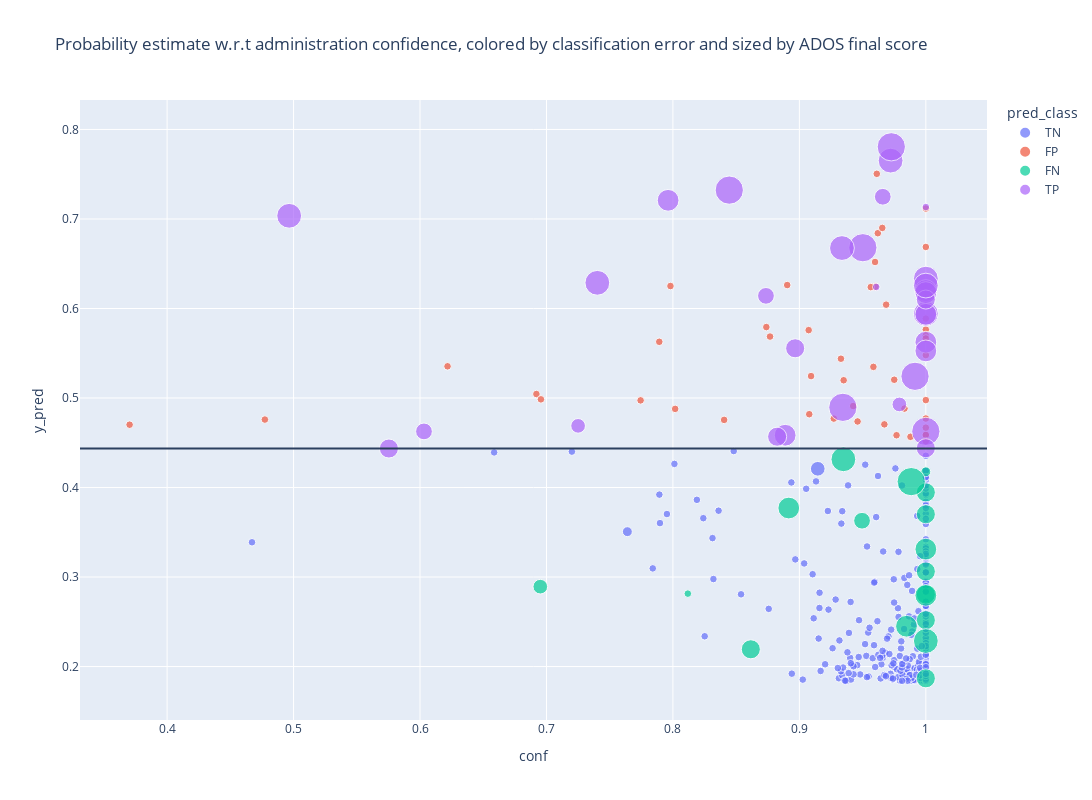
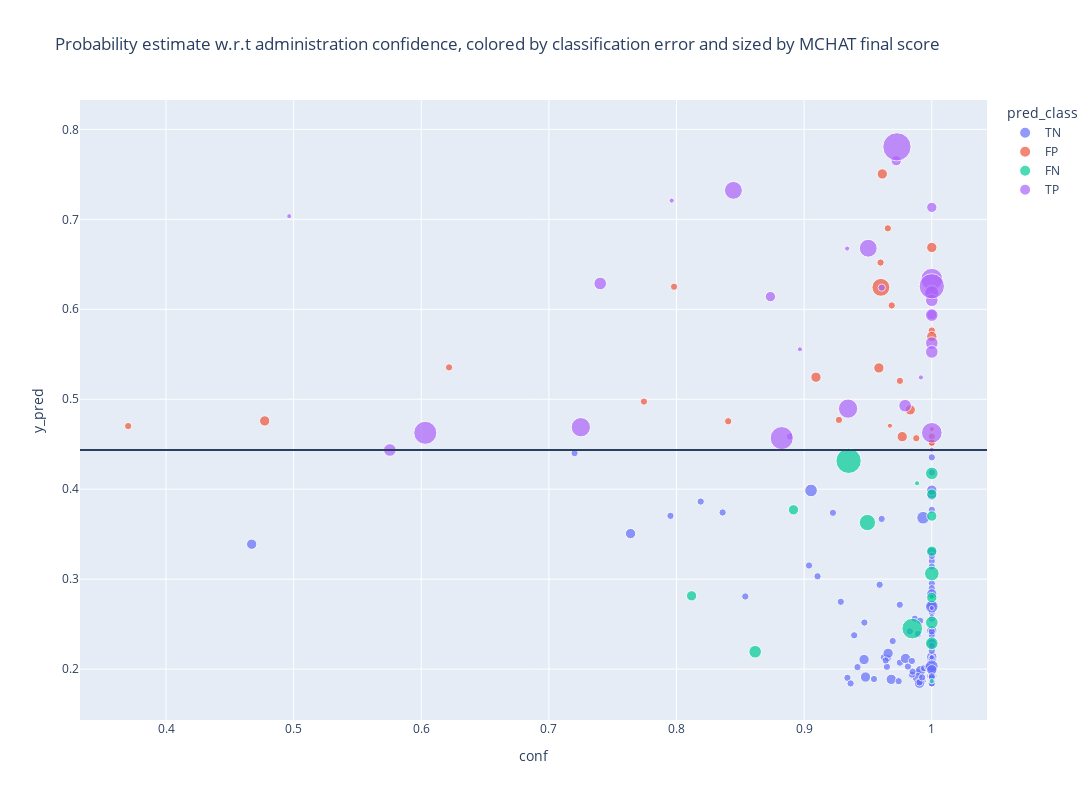

Notebook source saved alongside these figures, in order:
### Code cell
import plotly.express as px
df_to_plot = pd.DataFrame({'conf': exp.predictions_df['conf'].to_numpy(),
                           'y_pred': exp.predictions_df['y_pred'].to_numpy(),
                           'pred_class': exp.predictions_df['pred_class'].to_numpy(),
                           'diagnosis': exp.dataset.df['diagnosis'].to_numpy(),
                           'ados_total': exp.dataset.df['ados_total'].replace({np.nan: -1}).to_numpy(),
                           'ados_total_size': exp.dataset.df['ados_total'].apply(lambda x: 1 if np.isnan(x) else 1.3**x).to_numpy(),
                           'mchat_final': exp.dataset.df['mchat_final'].replace({np.nan: 0.5}).to_numpy(),
                           'mchat_final_size': exp.dataset.df['mchat_final'].apply(lambda x: .5 if np.isnan(x) else 1.2**x).to_numpy(),
                           # This is a proxy for whether there were strong effects among the features of that participants, or sailance
                           'norm_asbsolute_shap_values': np.abs(general_shap_values).sum(axis=1), 
                           # This is a proxy for the maximum saillant behavior
                           'max_relative_effect': (np.abs(general_shap_values) / (1e-10 + np.abs(general_shap_values).max(axis=0))).max(axis=1),
                           'id': exp.dataset.df['id'].to_numpy(),
                           'pred_class': exp.predictions_df['pred_class'].to_numpy(),
                           'size': np.ones(467)*1,
                           
                          }).round(5)

fig = px.scatter(df_to_plot, x="conf", y="y_pred", log_x=False, color='pred_class', size='ados_total_size',
                 hover_name="id", hover_data=["y_pred", "conf", "ados_total", "mchat_final", 'max_relative_effect', 'norm_asbsolute_shap_values'], 
                 title="Probability estimate w.r.t administration confidence, colored by classification error and sized by ADOS final score", width=1500, height = 800)
fig.add_hline(y=exp.optimal_threshold)
fig.show()

fig = px.scatter(df_to_plot, x="conf", y="y_pred", log_x=False, color='pred_class', size='mchat_final',
                 hover_name="id", hover_data=["y_pred", "conf", "ados_total", "mchat_final", 'max_relative_effect', 'norm_asbsolute_shap_values'], 
                 title="Probability estimate w.r.t administration confidence, colored by classification error and sized by MCHAT final score", width=1500, height = 800)
fig.add_hline(y=exp.optimal_threshold)
fig.show()

### Figure 1 — Plotly figure (JSON) as saved in the notebook; plotly's stock layout.template omitted (floating-point values rounded to 4 significant figures; data arrays with more than 128 entries replaced by an {"elided": "..."} marker saying what was removed)
{"data": [{"customdata": {"elided": "367x4 float values"}, "hovertemplate": "<b>%{hovertext}</b><br><br>pred_class=TN<br>conf=%{x}<br>y_pred=%{y}<br>ados_total_size=%{marker.size}<br>ados_total=%{customdata[0]}<br>mchat_final=%{customdata[1]}<br>max_relative_effect=%{customdata[2]}<br>norm_asbsolute_shap_values=%{customdata[3]}<extra></extra>", "hovertext": {"elided": "367 str values"}, "legendgroup": "TN", "marker": {"color": "#636efa", "size": {"elided": "367 float values"}, "sizemode": "area", "sizeref": 0.03446, "symbol": "circle"}, "mode": "markers", "name": "TN", "orientation": "v", "showlegend": true, "type": "scatter", "x": {"elided": "367 float values"}, "xaxis": "x", "y": {"elided": "367 float values"}, "yaxis": "y"}, {"customdata": {"elided": "50x4 float values"}, "hovertemplate": "<b>%{hovertext}</b><br><br>pred_class=FP<br>conf=%{x}<br>y_pred=%{y}<br>ados_total_size=%{marker.size}<br>ados_total=%{customdata[0]}<br>mchat_final=%{customdata[1]}<br>max_relative_effect=%{customdata[2]}<br>norm_asbsolute_shap_values=%{customdata[3]}<extra></extra>", "hovertext": ["810044", "810045", "810086", "810093", "810101", "810137", "810153", "810160", "810178", "810185", "810205", "810206", "810283", "810292", "810312", "810319", "810735", "810943", "811024", "811035", "811118", "811215", "811277", "811304", "811333", "811581", "811646", "811723", "811873", "811918", "812010", "812059", "812080", "812618", "850062", "850113", "850115", "850121", "850137", "850182", "850218", "850219", "850458", "850710", "850714", "850931", "850967", "850997", "851150", "910078"], "legendgroup": "FP", "marker": {"color": "#EF553B", "size": [1, 1, 1, 1, 1, 1, 1, 1, 1, 1, 1, 1, 1, 1, 1, 1, 1, 1, 1, 1, 1, 1, 1, 1, 1, 1, 1, 1, 1, 1, 1, 1, 1, 1, 1, 1, 1, 1, 1, 1, 1, 1, 1, 1, 1, 1, 1, 1, 1, 1], "sizemode": "area", "sizeref": 0.03446, "symbol": "circle"}, "mode": "markers", "name": "FP", "orientation": "v", "showlegend": true, "type": "scatter", "x": [0.9672, 0.9831, 0.8904, 0.692, 0.7892, 1, 0.9598, 0.8768, 0.8018, 1, 0.9078, 0.9073, 0.9426, 0.8739, 0.9329, 0.9601, 1, 0.9565, 0.6218, 0.9686, 1, 1, 0.9585, 0.4773, 0.962, 1, 1, 0.9768, 0.9092, 1, 0.7981, 0.3703, 0.975, 1, 1, 0.6956, 1, 0.9878, 0.8405, 0.9272, 0.946, 1, 0.935, 1, 1, 0.9612, 1, 0.9656, 0.7744, 1], "xaxis": "x", "y": [0.4706, 0.4882, 0.6262, 0.5044, 0.5628, 0.4515, 0.652, 0.5686, 0.4878, 0.7117, 0.4819, 0.5758, 0.491, 0.5792, 0.5439, 0.6244, 0.6154, 0.6239, 0.5354, 0.6043, 0.4771, 0.5887, 0.5348, 0.4759, 0.6841, 0.548, 0.6232, 0.4584, 0.5245, 0.4585, 0.6251, 0.4702, 0.5204, 0.5764, 0.5697, 0.4985, 0.4588, 0.4566, 0.4755, 0.477, 0.4738, 0.5665, 0.5198, 0.6687, 0.4977, 0.7505, 0.4518, 0.69, 0.4974, 0.4669], "yaxis": "y"}, {"customdata": [[7, 4, 0.7489, 1.521], [7, 2, 0.5394, 1.445], [7, 0.5, 1, 1.518], [8, 2, 0.7916, 1.671], [9, 12, 0.8861, 1.758], [8, 2, 0.7818, 1.384], [5, 0, 1, 1.32], [6, 5, 0.8841, 0.7894], [2, 3, 0.5857, 1.321], [7, 3, 0.6464, 1.644], [-1, 2, 1, 1.032], [8, 2, 0.8792, 1.262], [8, 8, 0.9128, 1.435], [9, 3, 0.6417, 1.515], [7, 2, 0.7913, 1.338], [7, 3, 0.8067, 1.368], [10, 0.5, 0.6142, 1.443], [7, 0.5, 0.8418, 1.514]], "hovertemplate": "<b>%{hovertext}</b><br><br>pred_class=FN<br>conf=%{x}<br>y_pred=%{y}<br>ados_total_size=%{marker.size}<br>ados_total=%{customdata[0]}<br>mchat_final=%{customdata[1]}<br>max_relative_effect=%{customdata[2]}<br>norm_asbsolute_shap_values=%{customdata[3]}<extra></extra>", "hovertext": ["810051", "810084", "810268", "810672", "811901", "850094", "850173", "850260", "850307", "850404", "850516", "850754", "850773", "850787", "851076", "851176", "910049", "910135"], "legendgroup": "FN", "marker": {"color": "#00cc96", "size": [6.275, 6.275, 6.275, 8.157, 10.6, 8.157, 3.713, 4.827, 1.69, 6.275, 1, 8.157, 8.157, 10.6, 6.275, 6.275, 13.79, 6.275], "sizemode": "area", "sizeref": 0.03446, "symbol": "circle"}, "mode": "markers", "name": "FN", "orientation": "v", "showlegend": true, "type": "scatter", "x": [1, 1, 1, 1, 0.9348, 1, 0.6951, 0.9496, 1, 1, 0.8118, 0.8916, 0.9847, 1, 1, 0.8616, 0.9885, 1], "xaxis": "x", "y": [0.3062, 0.3701, 0.2805, 0.3311, 0.4315, 0.2795, 0.2892, 0.3629, 0.4176, 0.2518, 0.2815, 0.3771, 0.245, 0.2286, 0.3945, 0.2193, 0.4066, 0.1868], "yaxis": "y"}, {"customdata": [[10, 6, 0.5727, 1.112], [9, 2, 0.6994, 1.174], [8, 1, 0.725, 1.623], [5, 7, 0.9646, 1.322], [8, 3, 0.6143, 1.461], [10, 7, 0.6631, 1.845], [9, 2, 0.8227, 1.695], [9, 9, 1, 1.528], [10, 6, 0.7708, 1.756], [8, 3, 0.635, 1.101], [10, 15, 0.7192, 1.34], [5, 3, 0.6622, 1.277], [8, 3, 0.5665, 0.9871], [6, 2, 0.7986, 1.476], [6, 10, 0.7834, 1.768], [10, 8, 1, 1.495], [-1, 1, 0.6933, 1.348], [8, 3, 0.7099, 1.807], [7, 10, 0.5931, 0.8232], [7, 0.5, 0.7987, 1.481], [9, 3, 0.9635, 1.507], [7, 3, 1, 1.652], [8, 4, 0.6171, 1.15], [-1, 2, 0.9183, 1.572], [7, 3, 0.9424, 0.7216], [6, 0, 0.8043, 1.726], [9, 12, 1, 1.829], [9, 0.5, 0.7656, 1.65], [8, 0.5, 0.6264, 1.348], [10, 0.5, 0.9424, 1.731], [9, 0.5, 0.8389, 1.27], [7, 0.5, 0.7698, 1.823]], "hovertemplate": "<b>%{hovertext}</b><br><br>pred_class=TP<br>conf=%{x}<br>y_pred=%{y}<br>ados_total_size=%{marker.size}<br>ados_total=%{customdata[0]}<br>mchat_final=%{customdata[1]}<br>max_relative_effect=%{customdata[2]}<br>norm_asbsolute_shap_values=%{customdata[3]}<extra></extra>", "hovertext": ["810068", "810087", "810114", "810139", "810277", "810297", "810366", "810409", "810515", "810729", "810843", "810859", "810892", "810953", "811354", "811707", "811864", "812123", "812289", "850163", "850329", "850572", "850897", "850902", "851006", "851012", "851160", "910077", "910098", "910162", "910166", "910183"], "legendgroup": "TP", "marker": {"color": "#ab63fa", "size": [13.79, 10.6, 8.157, 3.713, 8.157, 13.79, 10.6, 10.6, 13.79, 8.157, 13.79, 3.713, 8.157, 4.827, 4.827, 13.79, 1, 8.157, 6.275, 6.275, 10.6, 6.275, 8.157, 1, 6.275, 4.827, 10.6, 10.6, 8.157, 13.79, 10.6, 6.275], "sizemode": "area", "sizeref": 0.03446, "symbol": "circle"}, "mode": "markers", "name": "TP", "orientation": "v", "showlegend": true, "type": "scatter", "x": [0.9502, 1, 0.8888, 0.725, 1, 0.9344, 0.9721, 1, 0.8446, 1, 0.9727, 0.9791, 1, 0.8736, 0.6031, 1, 0.9608, 1, 0.8824, 0.8967, 0.7402, 0.5754, 1, 1, 1, 0.966, 1, 0.4965, 0.7962, 0.9915, 0.9337, 1], "xaxis": "x", "y": [0.6679, 0.5941, 0.4584, 0.4689, 0.5935, 0.4896, 0.7652, 0.6334, 0.7322, 0.5624, 0.7806, 0.4928, 0.5526, 0.6141, 0.4627, 0.4627, 0.6241, 0.6201, 0.4568, 0.5556, 0.6287, 0.4436, 0.6178, 0.7133, 0.61, 0.7248, 0.6256, 0.7036, 0.7209, 0.5242, 0.6675, 0.4439], "yaxis": "y"}], "layout": {"height": 800, "legend": {"itemsizing": "constant", "title": {"text": "pred_class"}, "tracegroupgap": 0}, "shapes": [{"type": "line", "x0": 0, "x1": 1, "xref": "x domain", "y0": 0.4436, "y1": 0.4436, "yref": "y"}], "title": {"text": "Probability estimate w.r.t administration confidence, colored by classification error and sized by ADOS final score"}, "width": 1500, "xaxis": {"anchor": "y", "autorange": true, "domain": [0, 1], "range": [0.3324, 1.044], "title": {"text": "conf"}, "type": "linear"}, "yaxis": {"anchor": "x", "autorange": true, "domain": [0, 1], "range": [0.1403, 0.8329], "title": {"text": "y_pred"}, "type": "linear"}}}

### Figure 2 — Plotly figure (JSON) as saved in the notebook; plotly's stock layout.template omitted (floating-point values rounded to 4 significant figures; data arrays with more than 128 entries replaced by an {"elided": "..."} marker saying what was removed)
{"data": [{"customdata": {"elided": "367x4 float values"}, "hovertemplate": "<b>%{hovertext}</b><br><br>pred_class=TN<br>conf=%{x}<br>y_pred=%{y}<br>mchat_final=%{customdata[1]}<br>ados_total=%{customdata[0]}<br>max_relative_effect=%{customdata[2]}<br>norm_asbsolute_shap_values=%{customdata[3]}<extra></extra>", "hovertext": {"elided": "367 str values"}, "legendgroup": "TN", "marker": {"color": "#636efa", "size": {"elided": "367 float values"}, "sizemode": "area", "sizeref": 0.0375, "symbol": "circle"}, "mode": "markers", "name": "TN", "orientation": "v", "showlegend": true, "type": "scatter", "x": {"elided": "367 float values"}, "xaxis": "x", "y": {"elided": "367 float values"}, "yaxis": "y"}, {"customdata": {"elided": "50x4 float values"}, "hovertemplate": "<b>%{hovertext}</b><br><br>pred_class=FP<br>conf=%{x}<br>y_pred=%{y}<br>mchat_final=%{customdata[1]}<br>ados_total=%{customdata[0]}<br>max_relative_effect=%{customdata[2]}<br>norm_asbsolute_shap_values=%{customdata[3]}<extra></extra>", "hovertext": ["810044", "810045", "810086", "810093", "810101", "810137", "810153", "810160", "810178", "810185", "810205", "810206", "810283", "810292", "810312", "810319", "810735", "810943", "811024", "811035", "811118", "811215", "811277", "811304", "811333", "811581", "811646", "811723", "811873", "811918", "812010", "812059", "812080", "812618", "850062", "850113", "850115", "850121", "850137", "850182", "850218", "850219", "850458", "850710", "850714", "850931", "850967", "850997", "851150", "910078"], "legendgroup": "FP", "marker": {"color": "#EF553B", "size": [0.5, 2, 0, 0, 0, 1, 1, 0, 0, 0, 0, 0, 0, 0, 0, 6, 0, 0, 1, 1, 0, 0, 2, 2, 0, 0, 1, 2, 2, 1, 1, 1, 1, 1, 2, 0, 0, 1, 1, 1, 0, 0, 0, 2, 0, 2, 1, 1, 1, 0.5], "sizemode": "area", "sizeref": 0.0375, "symbol": "circle"}, "mode": "markers", "name": "FP", "orientation": "v", "showlegend": true, "type": "scatter", "x": [0.9672, 0.9831, 0.8904, 0.692, 0.7892, 1, 0.9598, 0.8768, 0.8018, 1, 0.9078, 0.9073, 0.9426, 0.8739, 0.9329, 0.9601, 1, 0.9565, 0.6218, 0.9686, 1, 1, 0.9585, 0.4773, 0.962, 1, 1, 0.9768, 0.9092, 1, 0.7981, 0.3703, 0.975, 1, 1, 0.6956, 1, 0.9878, 0.8405, 0.9272, 0.946, 1, 0.935, 1, 1, 0.9612, 1, 0.9656, 0.7744, 1], "xaxis": "x", "y": [0.4706, 0.4882, 0.6262, 0.5044, 0.5628, 0.4515, 0.652, 0.5686, 0.4878, 0.7117, 0.4819, 0.5758, 0.491, 0.5792, 0.5439, 0.6244, 0.6154, 0.6239, 0.5354, 0.6043, 0.4771, 0.5887, 0.5348, 0.4759, 0.6841, 0.548, 0.6232, 0.4584, 0.5245, 0.4585, 0.6251, 0.4702, 0.5204, 0.5764, 0.5697, 0.4985, 0.4588, 0.4566, 0.4755, 0.477, 0.4738, 0.5665, 0.5198, 0.6687, 0.4977, 0.7505, 0.4518, 0.69, 0.4974, 0.4669], "yaxis": "y"}, {"customdata": [[7, 4, 0.7489, 1.521], [7, 2, 0.5394, 1.445], [7, 0.5, 1, 1.518], [8, 2, 0.7916, 1.671], [9, 12, 0.8861, 1.758], [8, 2, 0.7818, 1.384], [5, 0, 1, 1.32], [6, 5, 0.8841, 0.7894], [2, 3, 0.5857, 1.321], [7, 3, 0.6464, 1.644], [-1, 2, 1, 1.032], [8, 2, 0.8792, 1.262], [8, 8, 0.9128, 1.435], [9, 3, 0.6417, 1.515], [7, 2, 0.7913, 1.338], [7, 3, 0.8067, 1.368], [10, 0.5, 0.6142, 1.443], [7, 0.5, 0.8418, 1.514]], "hovertemplate": "<b>%{hovertext}</b><br><br>pred_class=FN<br>conf=%{x}<br>y_pred=%{y}<br>mchat_final=%{customdata[1]}<br>ados_total=%{customdata[0]}<br>max_relative_effect=%{customdata[2]}<br>norm_asbsolute_shap_values=%{customdata[3]}<extra></extra>", "hovertext": ["810051", "810084", "810268", "810672", "811901", "850094", "850173", "850260", "850307", "850404", "850516", "850754", "850773", "850787", "851076", "851176", "910049", "910135"], "legendgroup": "FN", "marker": {"color": "#00cc96", "size": [4, 2, 0.5, 2, 12, 2, 0, 5, 3, 3, 2, 2, 8, 3, 2, 3, 0.5, 0.5], "sizemode": "area", "sizeref": 0.0375, "symbol": "circle"}, "mode": "markers", "name": "FN", "orientation": "v", "showlegend": true, "type": "scatter", "x": [1, 1, 1, 1, 0.9348, 1, 0.6951, 0.9496, 1, 1, 0.8118, 0.8916, 0.9847, 1, 1, 0.8616, 0.9885, 1], "xaxis": "x", "y": [0.3062, 0.3701, 0.2805, 0.3311, 0.4315, 0.2795, 0.2892, 0.3629, 0.4176, 0.2518, 0.2815, 0.3771, 0.245, 0.2286, 0.3945, 0.2193, 0.4066, 0.1868], "yaxis": "y"}, {"customdata": [[10, 6, 0.5727, 1.112], [9, 2, 0.6994, 1.174], [8, 1, 0.725, 1.623], [5, 7, 0.9646, 1.322], [8, 3, 0.6143, 1.461], [10, 7, 0.6631, 1.845], [9, 2, 0.8227, 1.695], [9, 9, 1, 1.528], [10, 6, 0.7708, 1.756], [8, 3, 0.635, 1.101], [10, 15, 0.7192, 1.34], [5, 3, 0.6622, 1.277], [8, 3, 0.5665, 0.9871], [6, 2, 0.7986, 1.476], [6, 10, 0.7834, 1.768], [10, 8, 1, 1.495], [-1, 1, 0.6933, 1.348], [8, 3, 0.7099, 1.807], [7, 10, 0.5931, 0.8232], [7, 0.5, 0.7987, 1.481], [9, 3, 0.9635, 1.507], [7, 3, 1, 1.652], [8, 4, 0.6171, 1.15], [-1, 2, 0.9183, 1.572], [7, 3, 0.9424, 0.7216], [6, 0, 0.8043, 1.726], [9, 12, 1, 1.829], [9, 0.5, 0.7656, 1.65], [8, 0.5, 0.6264, 1.348], [10, 0.5, 0.9424, 1.731], [9, 0.5, 0.8389, 1.27], [7, 0.5, 0.7698, 1.823]], "hovertemplate": "<b>%{hovertext}</b><br><br>pred_class=TP<br>conf=%{x}<br>y_pred=%{y}<br>mchat_final=%{customdata[1]}<br>ados_total=%{customdata[0]}<br>max_relative_effect=%{customdata[2]}<br>norm_asbsolute_shap_values=%{customdata[3]}<extra></extra>", "hovertext": ["810068", "810087", "810114", "810139", "810277", "810297", "810366", "810409", "810515", "810729", "810843", "810859", "810892", "810953", "811354", "811707", "811864", "812123", "812289", "850163", "850329", "850572", "850897", "850902", "851006", "851012", "851160", "910077", "910098", "910162", "910166", "910183"], "legendgroup": "TP", "marker": {"color": "#ab63fa", "size": [6, 2, 1, 7, 3, 7, 2, 9, 6, 3, 15, 3, 3, 2, 10, 8, 1, 3, 10, 0.5, 3, 3, 4, 2, 3, 0, 12, 0.5, 0.5, 0.5, 0.5, 0.5], "sizemode": "area", "sizeref": 0.0375, "symbol": "circle"}, "mode": "markers", "name": "TP", "orientation": "v", "showlegend": true, "type": "scatter", "x": [0.9502, 1, 0.8888, 0.725, 1, 0.9344, 0.9721, 1, 0.8446, 1, 0.9727, 0.9791, 1, 0.8736, 0.6031, 1, 0.9608, 1, 0.8824, 0.8967, 0.7402, 0.5754, 1, 1, 1, 0.966, 1, 0.4965, 0.7962, 0.9915, 0.9337, 1], "xaxis": "x", "y": [0.6679, 0.5941, 0.4584, 0.4689, 0.5935, 0.4896, 0.7652, 0.6334, 0.7322, 0.5624, 0.7806, 0.4928, 0.5526, 0.6141, 0.4627, 0.4627, 0.6241, 0.6201, 0.4568, 0.5556, 0.6287, 0.4436, 0.6178, 0.7133, 0.61, 0.7248, 0.6256, 0.7036, 0.7209, 0.5242, 0.6675, 0.4439], "yaxis": "y"}], "layout": {"height": 800, "legend": {"itemsizing": "constant", "title": {"text": "pred_class"}, "tracegroupgap": 0}, "shapes": [{"type": "line", "x0": 0, "x1": 1, "xref": "x domain", "y0": 0.4436, "y1": 0.4436, "yref": "y"}], "title": {"text": "Probability estimate w.r.t administration confidence, colored by classification error and sized by MCHAT final score"}, "width": 1500, "xaxis": {"anchor": "y", "autorange": false, "domain": [0, 1], "range": [0.3326, 1.043], "title": {"text": "conf"}, "type": "linear"}, "yaxis": {"anchor": "x", "autorange": true, "domain": [0, 1], "range": [0.1434, 0.8327], "title": {"text": "y_pred"}, "type": "linear"}}}
